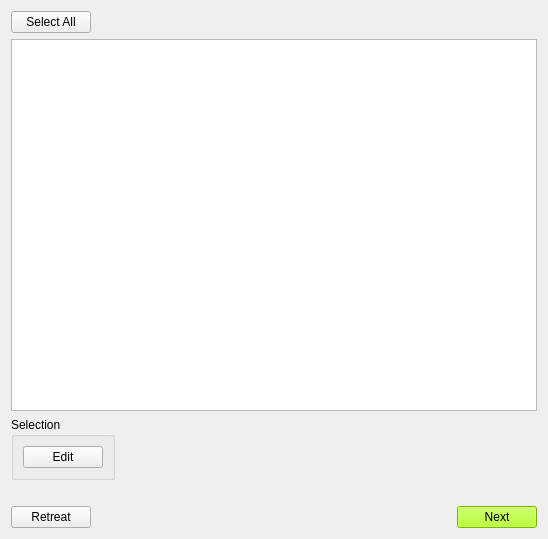
<?xml version="1.0" encoding="UTF-8"?>
<ui version="4.0">
 <class>Form</class>
 <widget class="QWidget" name="Form">
  <property name="windowModality">
   <enum>Qt::ApplicationModal</enum>
  </property>
  <property name="geometry">
   <rect>
    <x>0</x>
    <y>0</y>
    <width>548</width>
    <height>539</height>
   </rect>
  </property>
  <property name="maximumSize">
   <size>
    <width>548</width>
    <height>539</height>
   </size>
  </property>
  <property name="windowTitle">
   <string>Node Editor</string>
  </property>
  <property name="styleSheet">
   <string notr="true"/>
  </property>
  <layout class="QGridLayout" name="gridLayout_2">
   <item row="0" column="0">
    <layout class="QHBoxLayout" name="horizontalLayout">
     <property name="sizeConstraint">
      <enum>QLayout::SetMinimumSize</enum>
     </property>
     <item>
      <widget class="QPushButton" name="pushButton">
       <property name="text">
        <string>Select All</string>
       </property>
      </widget>
     </item>
     <item>
      <spacer name="horizontalSpacer_3">
       <property name="orientation">
        <enum>Qt::Horizontal</enum>
       </property>
       <property name="sizeHint" stdset="0">
        <size>
         <width>40</width>
         <height>20</height>
        </size>
       </property>
      </spacer>
     </item>
    </layout>
   </item>
   <item row="1" column="0">
    <layout class="QVBoxLayout" name="verticalLayout">
     <item>
      <widget class="QListView" name="listView">
       <property name="autoFillBackground">
        <bool>false</bool>
       </property>
       <property name="selectionMode">
        <enum>QAbstractItemView::MultiSelection</enum>
       </property>
      </widget>
     </item>
     <item>
      <layout class="QGridLayout" name="gridLayout">
       <item row="0" column="0" colspan="2">
        <widget class="QGroupBox" name="groupBox">
         <property name="minimumSize">
          <size>
           <width>0</width>
           <height>0</height>
          </size>
         </property>
         <property name="title">
          <string>Selection</string>
         </property>
         <layout class="QHBoxLayout" name="horizontalLayout_2">
          <item>
           <widget class="QPushButton" name="pushButton_4">
            <property name="text">
             <string>Edit</string>
            </property>
           </widget>
          </item>
         </layout>
        </widget>
       </item>
       <item row="2" column="3">
        <widget class="QPushButton" name="pushButton_8">
         <property name="minimumSize">
          <size>
           <width>0</width>
           <height>0</height>
          </size>
         </property>
         <property name="maximumSize">
          <size>
           <width>93</width>
           <height>28</height>
          </size>
         </property>
         <property name="styleSheet">
          <string notr="true">background-color: rgb(170, 255, 0);</string>
         </property>
         <property name="text">
          <string>Next</string>
         </property>
        </widget>
       </item>
       <item row="2" column="0">
        <widget class="QPushButton" name="pushButton_2">
         <property name="styleSheet">
          <string notr="true">border-color: rgb(255, 255, 0);</string>
         </property>
         <property name="text">
          <string>Retreat</string>
         </property>
        </widget>
       </item>
       <item row="2" column="2">
        <spacer name="horizontalSpacer">
         <property name="orientation">
          <enum>Qt::Horizontal</enum>
         </property>
         <property name="sizeHint" stdset="0">
          <size>
           <width>40</width>
           <height>20</height>
          </size>
         </property>
        </spacer>
       </item>
       <item row="1" column="0">
        <spacer name="verticalSpacer">
         <property name="orientation">
          <enum>Qt::Vertical</enum>
         </property>
         <property name="sizeType">
          <enum>QSizePolicy::Minimum</enum>
         </property>
         <property name="sizeHint" stdset="0">
          <size>
           <width>20</width>
           <height>20</height>
          </size>
         </property>
        </spacer>
       </item>
      </layout>
     </item>
    </layout>
   </item>
  </layout>
 </widget>
 <resources/>
 <connections/>
</ui>
